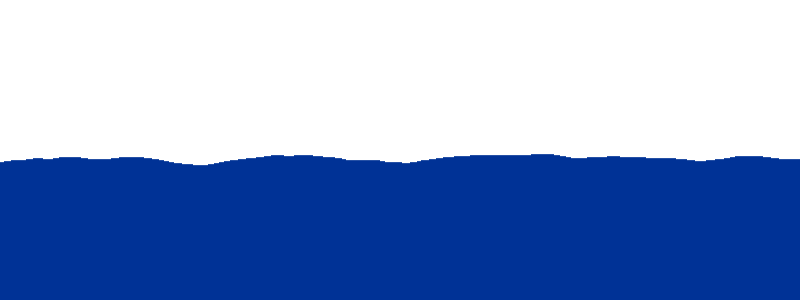
Frame 1 (no input)
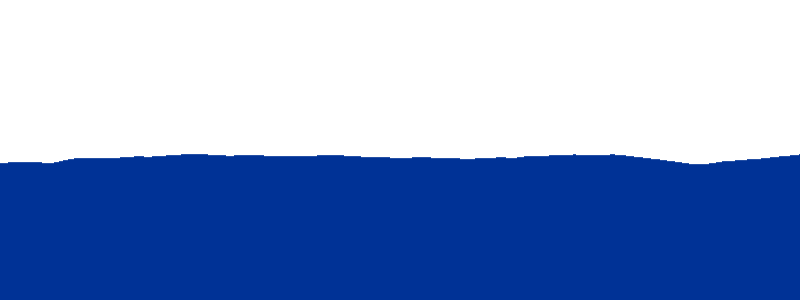
Frame 60 (the mouse pressed at the canvas centre just before this capture)
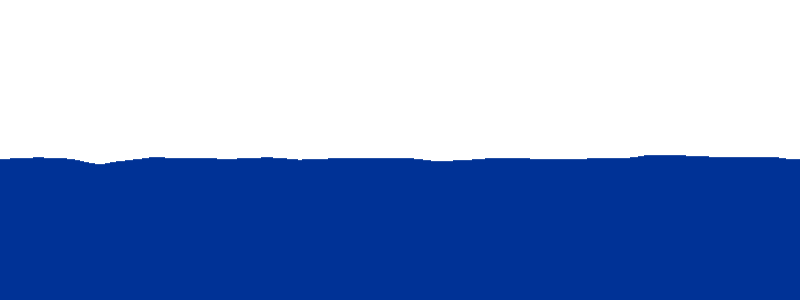
Frame 120 (the mouse held since frame 60 and released just before this capture)

The Processing sketch that drew these frames (run headless with seeded random() and noise(); from frame 60 on, the mouse is pressed at the canvas centre):

// Processing sketch: Simple_Water
// ── Simple_Water.pde

float time = 0.0;

void setup()
{
  size(800, 300);
}

void draw()
{ 
  background(255);
  float x = 0.0;
  while (x < width)
  {
    float a = height / 2 + 20 * noise(x / 100, time);
    stroke(0, 50, 150);
    line(x, a, x, height);
    x += 1;
  }
  time += 0.02;
}
